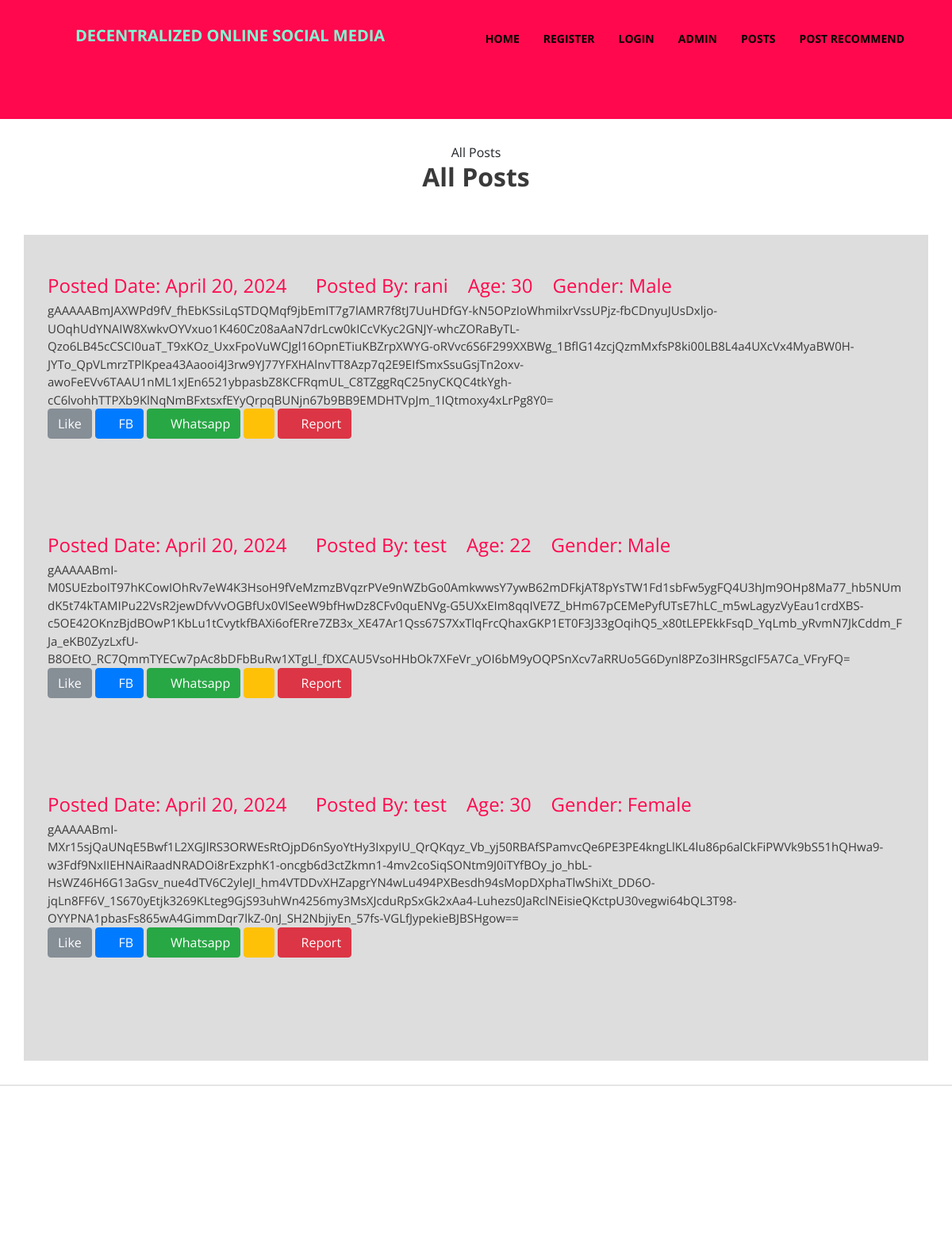
The page /all_post/ (signed in) on the database its author committed.
### app/models.py (models this page shows, shortened)
class Post(models.Model):
	title = models.CharField(max_length=50)
	description = models.TextField(null=True, blank=True)
	encrypted_description = models.TextField(null=True, blank=True)
	description_key = models.CharField(max_length=44, null=True, blank=True)  # 44 characters for URL-safe base64 encoding
	user_id = models.ForeignKey(Register_Detail, on_delete=models.CASCADE)
	gender = models.CharField(max_length=50,null=True, blank=True)
	age = models.CharField(max_length=50,null=True, blank=True)
	date = models.DateField('Posted Date', default=timezone.now())

class Register_Detail(models.Model):
	email = models.EmailField(max_length=50,unique=True)
	name = models.CharField(max_length=50)
	fname = models.CharField(max_length=50)
	lname = models.CharField(max_length=50)
	address = models.CharField(max_length=50)
	mobile = models.CharField(max_length=20)
	password = models.CharField(max_length=50)
	gender = models.CharField(max_length=50,null=True, blank=True)
	age = models.CharField(max_length=50,null=True, blank=True)
	country = models.CharField(max_length=50)
	city = models.CharField(max_length=50)
	zip = models.CharField(max_length=50)
	def __str__(self):
		return self.name

### app/views.py (the view)
# urls.py: path('all_post/', views.all_post, name='all_post'),
def all_post(request):
	if request.session.has_key('username'):
		detail=Post.objects.all().order_by('-id')
		cursor = connection.cursor()
		post = ''' SELECT Count(app_feedback.comment) from app_feedback
		GROUP BY app_feedback.post_id_id '''
		sub = cursor.execute(post)
		row = cursor.fetchall()
		post1 = ''' SELECT Count(app_post_feedback.like_post) from app_post_feedback
		where app_post_feedback.like_post='Yes' GROUP BY app_post_feedback.post_id_id '''
		sub1 = cursor.execute(post1)
		row1 = cursor.fetchall()
		post2 = ''' SELECT Count(app_post_feedback.report_post) from app_post_feedback
		where app_post_feedback.report_post='Yes' GROUP BY app_post_feedback.post_id_id '''
		sub2 = cursor.execute(post2)
		row2 = cursor.fetchall()
		return render(request,'all_post.html',{'row2':row2,'detail':detail,'row':row,'row1':row1})
	else:
		return render(request,'login.html',{})

### app/templates/all_post.html (shortened to what this page needs)
   {% include 'db_head.html' %}
   {% load static %}
<div class="col-md-12 heading-section text-center ftco-animate fadeInUp ftco-animated" style="padding:30px 0 0 !important;">
	<span class="subheading">All Posts</span>
	<h2 class="mb-4">All Posts</h2>
  </div>
    <section class="ftco-section" style="padding:30px 0 !important;">
    	<div class="container"  style="background:#DDD;padding:30px;">
                <div class="row karl-new-arrivals">
				{% for i in detail %}
                    <div class="col-md-12 single_gallery_item women wow fadeInUpBig" data-wow-delay="0.2s">
                        <div class="product-description">
                            <h4 class="product-price" style="color:#ff084e">Posted Date: {{i.date}} <span style="padding-left:30px;text-align:right;">
							Posted By: {{i.user_id}} &nbsp;&nbsp; Age: {{i.age}} &nbsp;&nbsp; Gender: {{i.gender}} </span></h4>
                            <p style="word-wrap:break-word;">{{i.encrypted_description}}</p>
                        </div>
							<a href="{% url 'like_post' pk=i.id %}"  class="btn btn-secondary btn-xs" > Like</a>
				<a href="#" class="btn btn-primary btn-xs"
  onclick="
    window.open(
      'https://www.facebook.com/sharer/sharer.php?u='+encodeURIComponent(location.href),
      'facebook-share-dialog',
      'width=626,height=436');
    return false;">
  <i class="fa fa-mail-forward" aria-hidden="true"></i> FB
</a>	<a class="btn btn-success btn-xs" href="https://web.whatsapp.com//send?text={{i.title}}" data-action="share/whatsapp/share"><i class="fa fa-mail-forward" aria-hidden="true"></i> Whatsapp</a>
<a href="{% url 'post_comment' pk=i.id %}" class="btn btn-warning btn-xs">  <i class="fa fa-comments" aria-hidden="true"></i></a>
<a href="{% url 'report_post' pk=i.id %}" class="btn btn-danger btn-xs"><i class="fa fa-flag-o" aria-hidden="true"></i> Report</a>
                    </div>
					{% endfor %}
                </div>
            </div>
    </section>
	  {% include 'footer.html' %}

### static/css/core-style.css (style rules this page uses)
* { margin: 0; padding: 0; }
body { font-family: 'Open Sans', sans-serif; font-weight: 400; overflow-x: hidden; }
h1, h2, h3, h4, h5, h6 { color: #3a3a3a; line-height: 1.2; font-family: 'Open Sans', sans-serif; font-weight: 700; }
p { color: #3a3a3a; font-size: 1em; line-height: 1.5; font-family: 'Open Sans', sans-serif; font-weight: 400; }
a, a:hover, a:focus { -webkit-transition: all 500ms ease 0s; transition: all 500ms ease 0s; text-decoration: none; outline: none; color: #000000; font-family: 'Open Sans', sans-serif; font-weight: 400; }
.single_gallery_item { margin-bottom: 100px; overflow: hidden }
.product-description { margin-top: 20px; }
.product-description h4 { font-weight: 400; color: #9f9f9f; margin-bottom: 5px; display: block; }
.product-description p { font-size: 15px; margin: 0; }

### app/templates/db_head.html (style rules this page uses)
p { text-align:justify; }

### rows shown on the page
Post: date "April 20, 2024", user_id "rani", age "30", gender "Male", encrypted_description "gAAAAABmJAXWPd9fV_fhEbKSsiLqSTDQMqf9jbEmIT7g7lAMR7f8tJ7UuHDfGY-kN5OPzIoWhmilxrVssUPjz-fbCDnyuJUsDxljo-UOqhUdYNAIW8XwkvOYVxuo1K460Cz08aAaN7drLcw0kICcVKyc2GNJY-whcZORaByTL-Qzo6LB45cCSCI0uaT_T9xKOz_UxxFpoVuWCJgl16OpnETiuKBZrpXWYG-oRVvc6S6F299XXBWg_1BflG14zcjQzmMxfsP8ki00LB8L4a4UXcVx4MyaBW0H-JYTo_QpVLmrzTPlKpea43Aaooi4J3rw9YJ77YFXHAlnvTT8Azp7q2E9EIfSmxSsuGsjTn2oxv-awoFeEVv6TAAU1nML1xJEn6521ybpasbZ8KCFRqmUL_C8TZggRqC25nyCKQC4tkYgh-cC6lvohhTTPXb9KlNqNmBFxtsxfEYyQrpqBUNjn67b9BB9EMDHTVpJm_1IQtmoxy4xLrPg8Y0="
Post: date "April 20, 2024", user_id "test", age "22", gender "Male", encrypted_description "gAAAAABmI-M0SUEzboIT97hKCowIOhRv7eW4K3HsoH9fVeMzmzBVqzrPVe9nWZbGo0AmkwwsY7ywB62mDFkjAT8pYsTW1Fd1sbFw5ygFQ4U3hJm9OHp8Ma77_hb5NUmdK5t74kTAMIPu22VsR2jewDfvVvOGBfUx0VlSeeW9bfHwDz8CFv0quENVg-G5UXxEIm8qqIVE7Z_bHm67pCEMePyfUTsE7hLC_m5wLagyzVyEau1crdXBS-c5OE42OKnzBjdBOwP1KbLu1tCvytkfBAXi6ofERre7ZB3x_XE47Ar1Qss67S7XxTlqFrcQhaxGKP1ET0F3J33gOqihQ5_x80tLEPEkkFsqD_YqLmb_yRvmN7JkCddm_FJa_eKB0ZyzLxfU-B8OEtO_RC7QmmTYECw7pAc8bDFbBuRw1XTgLl_fDXCAU5VsoHHbOk7XFeVr_yOI6bM9yOQPSnXcv7aRRUo5G6Dynl8PZo3lHRSgcIF5A7Ca_VFryFQ="
Post: date "April 20, 2024", user_id "test", age "30", gender "Female", encrypted_description "gAAAAABmI-MXr15sjQaUNqE5Bwf1L2XGJlRS3ORWEsRtOjpD6nSyoYtHy3IxpyIU_QrQKqyz_Vb_yj50RBAfSPamvcQe6PE3PE4kngLlKL4lu86p6alCkFiPWVk9bS51hQHwa9-w3Fdf9NxIIEHNAiRaadNRADOi8rExzphK1-oncgb6d3ctZkmn1-4mv2coSiqSONtm9J0iTYfBOy_jo_hbL-HsWZ46H6G13aGsv_nue4dTV6C2yleJI_hm4VTDDvXHZapgrYN4wLu494PXBesdh94sMopDXphaTlwShiXt_DD6O-jqLn8FF6V_1S670yEtjk3269KLteg9GjS93uhWn4256my3MsXJcduRpSxGk2xAa4-Luhezs0JaRclNEisieQKctpU30vegwi64bQL3T98-OYYPNA1pbasFs865wA4GimmDqr7lkZ-0nJ_SH2NbjiyEn_57fs-VGLfJypekieBJBSHgow=="
